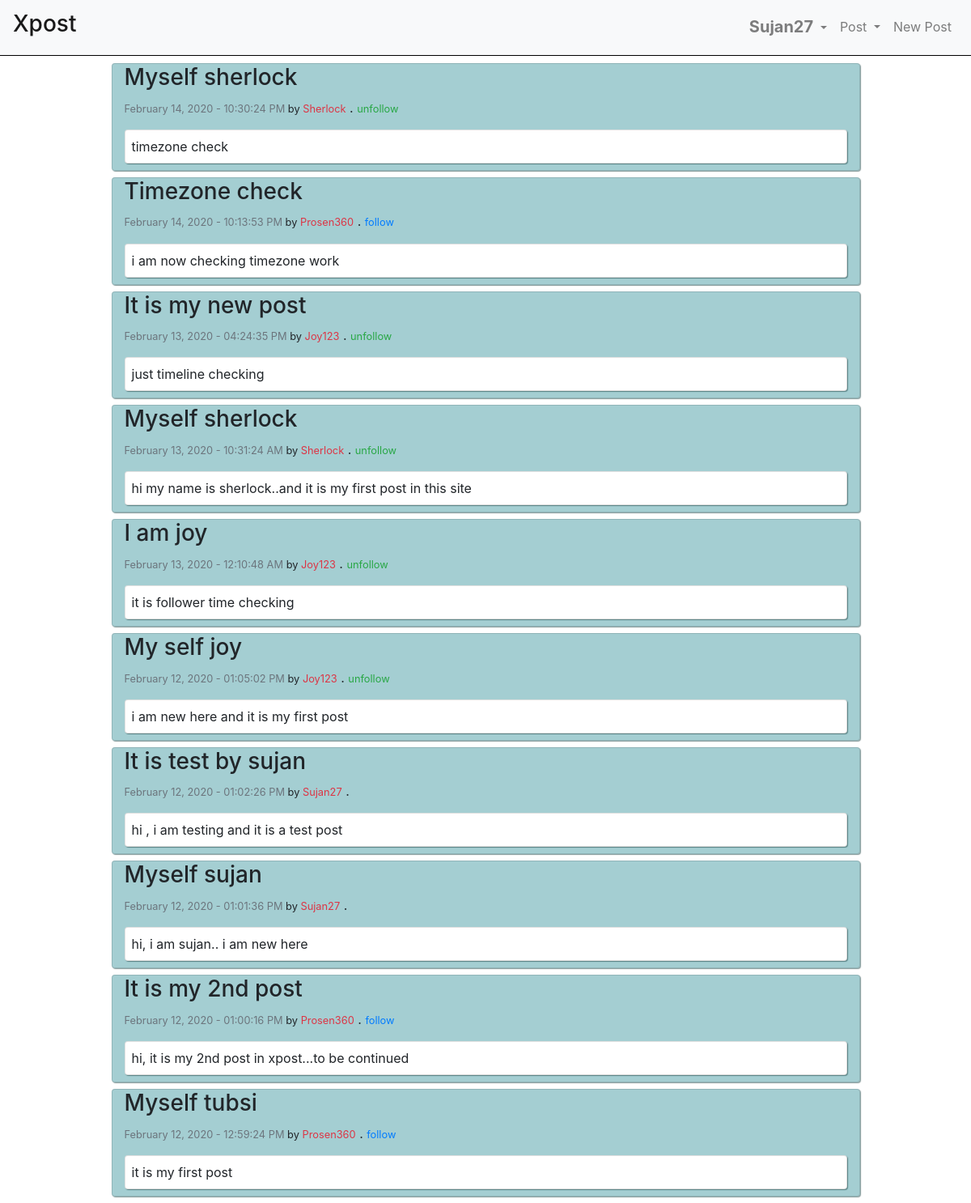
The page /global/ (signed in) on the database as committed earlier.
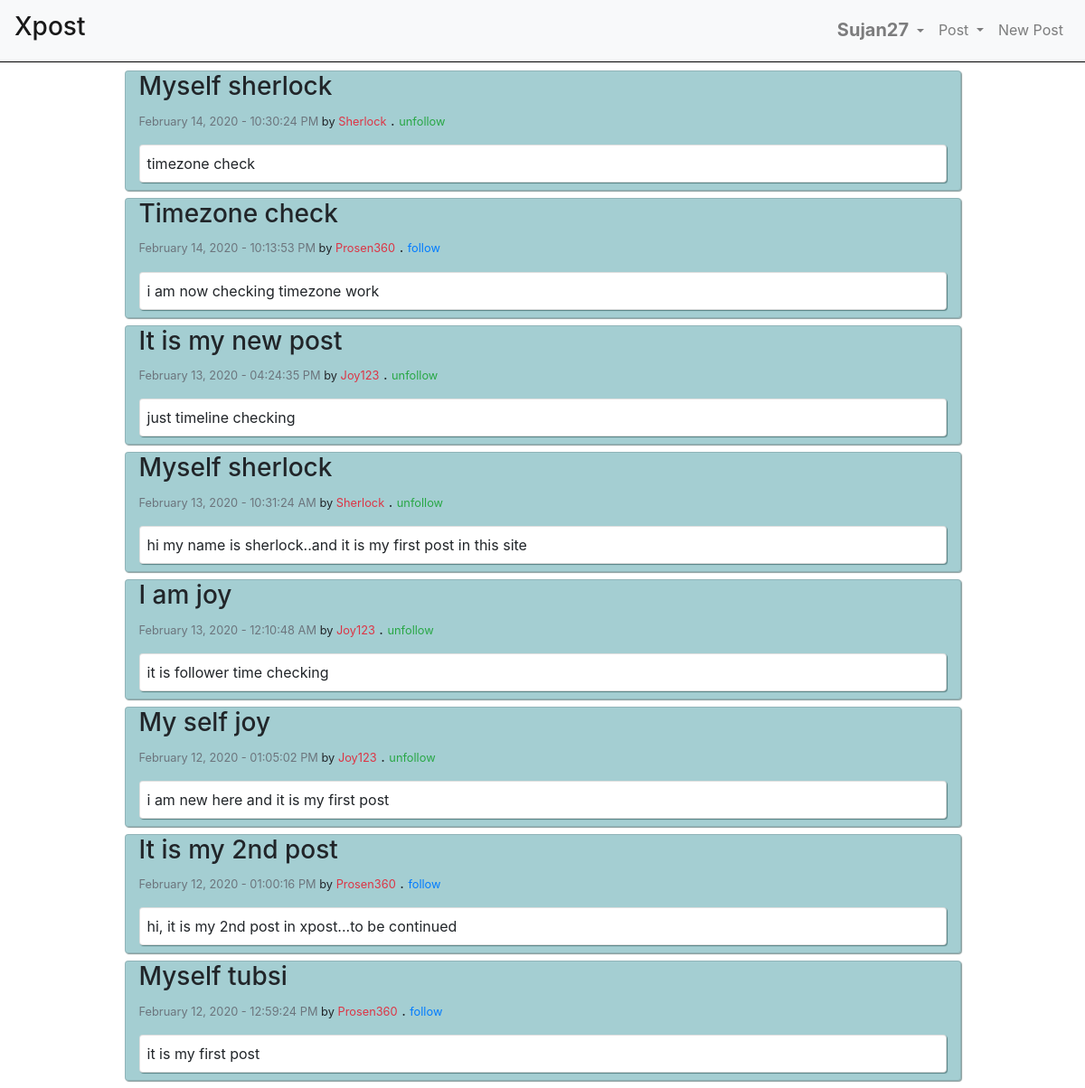
The same page on the database as committed later.
### userposts/models.py (models this page shows, shortened)
class Posts(models.Model):
    author = models.ForeignKey(User, on_delete=models.CASCADE)
    title = models.CharField(max_length=150)
    post = models.TextField()
    dateOfPost = models.DateTimeField(default=timezone.now)

### global/views.py (the view)
# urls.py: path('', views.globalPost, name='global')
@login_required(login_url='../login')
def globalPost(response):
    flag = False
    posts = []
    allPosts = Posts.objects.all().order_by('-dateOfPost')
    myFollow = Follower.objects.filter(follower_id=response.user.id)
    for post in allPosts:
        for f in myFollow:
            if f.following_id == post.author_id:
                posts.append({
                    'post': post,
                    'indication': 'unfollow',
                    'color': 'text-success'
                })
                flag = True
                break
        if post.author_id == response.user.id:
            posts.append({
                'post': post,
                'indication': '',
                'color': 'text-success'
            })
        elif flag == False:
            posts.append({
                'post': post,
                'indication': 'follow',
                'color': 'text-primary'
            })
        else:
            flag = False
    return render(response, 'global/global.html', {'posts': posts})

### global/templates/global/global.html (shortened to what this page needs)
{% extends 'base.html' %}
{% block content %}
<div class="container myContent">
    {% for post in posts %}
    <div class="card col-10 mx-auto my-2"
        style="box-shadow: 1px 1px 1px rgba(13, 54, 54, 0.507);background-color: #0a7a865e;">
        <div class="card-text">
            <h3>{{post.post.title|capfirst}}</h3>
            <small><label class="text-muted">{{post.post.dateOfPost|date:"F d, Y - h:i:s A"}}</label> by
                <label class="text-danger">{{post.post.author|capfirst}}</label></small> . <small
                class="myAuthor {{post.color}}" data-id="{{post.post.author_id}}">{{post.indication}}</small>
        </div>
        <div class="card pl-2 py-2 my-2" style="box-shadow: 1px 1px 1px rgba(13, 54, 54, 0.507);">
            {{post.post.post}}
        </div>
    </div>
    {% endfor %}
</div>
{% endblock content %}

Rows that differ between the two databases and show on the page:
removed Posts: post "It is test by sujan", post.dateOfPost "February 12, 2020 - 01:02:26 PM", post.author "Sujan27", post.post "hi , i am testing and it is a test post"
removed Posts: post "Myself sujan", post.dateOfPost "February 12, 2020 - 01:01:36 PM", post.author "Sujan27", post.post "hi, i am sujan.. i am new here"
